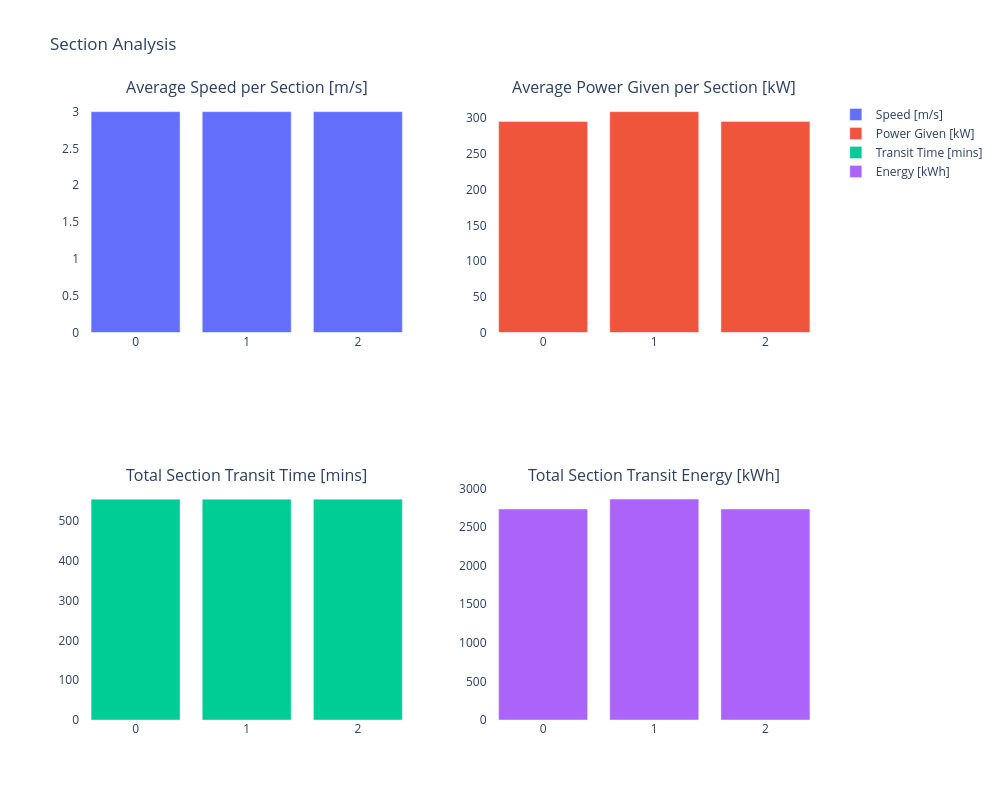

The code cell stored with this chart in its notebook:
### Code cell
# Calculate average speed
average_speed = df_eventtable_energy_fuel['distance (m)'] / df_eventtable_energy_fuel['duration (s)']

# Calculate durations in minutes
durations = [
    (row['stop time'] - row['start time']).total_seconds() / 60
    for _, row in df_eventtable_energy_fuel.iterrows()
]

# Create 2x2 subplot figure
fig = make_subplots(rows=2, cols=2, subplot_titles=[
    'Average Speed per Section [m/s]',
    'Average Power Given per Section [kW]',
    'Total Section Transit Time [mins]',
    'Total Section Transit Energy [kWh]'
])

# Add bar charts to subplots
fig.add_trace(go.Bar(x=df.index, y=average_speed, name='Speed [m/s]'), row=1, col=1)
fig.add_trace(go.Bar(x=df.index, y=df_eventtable_energy_fuel['P_given (kW)'], name='Power Given [kW]'), row=1, col=2)
fig.add_trace(go.Bar(x=df.index, y=durations, name='Transit Time [mins]'), row=2, col=1)
fig.add_trace(go.Bar(x=df.index, y=df_eventtable_energy_fuel['total_energy (kWh)'], name='Energy [kWh]'), row=2, col=2)

# Update layout
fig.update_layout(
    height=800,
    width=1000,
    title_text='Section Analysis',
    plot_bgcolor='white'
)

fig.show()

### Figure 1 — Plotly figure (JSON) as saved in the notebook; plotly's stock layout.template omitted (floating-point values rounded to 4 significant figures)
{"data": [{"name": "Speed [m/s]", "type": "bar", "x": [0, 1, 2, 3, 4, 5], "xaxis": "x", "y": [3.0, 3.0, 3.0], "yaxis": "y"}, {"name": "Power Given [kW]", "type": "bar", "x": [0, 1, 2, 3, 4, 5], "xaxis": "x2", "y": [295.3, 309.2, 295.3], "yaxis": "y2"}, {"name": "Transit Time [mins]", "type": "bar", "x": [0, 1, 2, 3, 4, 5], "xaxis": "x3", "y": [555.6, 555.6, 555.6], "yaxis": "y3"}, {"name": "Energy [kWh]", "type": "bar", "x": [0, 1, 2, 3, 4, 5], "xaxis": "x4", "y": [2735.0, 2863.0, 2735.0], "yaxis": "y4"}], "layout": {"annotations": [{"font": {"size": 16}, "showarrow": false, "text": "Average Speed per Section [m/s]", "x": 0.225, "xanchor": "center", "xref": "paper", "y": 1, "yanchor": "bottom", "yref": "paper"}, {"font": {"size": 16}, "showarrow": false, "text": "Average Power Given per Section [kW]", "x": 0.775, "xanchor": "center", "xref": "paper", "y": 1, "yanchor": "bottom", "yref": "paper"}, {"font": {"size": 16}, "showarrow": false, "text": "Total Section Transit Time [mins]", "x": 0.225, "xanchor": "center", "xref": "paper", "y": 0.375, "yanchor": "bottom", "yref": "paper"}, {"font": {"size": 16}, "showarrow": false, "text": "Total Section Transit Energy [kWh]", "x": 0.775, "xanchor": "center", "xref": "paper", "y": 0.375, "yanchor": "bottom", "yref": "paper"}], "height": 800, "plot_bgcolor": "white", "title": {"text": "Section Analysis"}, "width": 1000, "xaxis": {"anchor": "y", "domain": [0, 0.45]}, "xaxis2": {"anchor": "y2", "domain": [0.55, 1]}, "xaxis3": {"anchor": "y3", "domain": [0, 0.45]}, "xaxis4": {"anchor": "y4", "domain": [0.55, 1]}, "yaxis": {"anchor": "x", "domain": [0.625, 1]}, "yaxis2": {"anchor": "x2", "domain": [0.625, 1]}, "yaxis3": {"anchor": "x3", "domain": [0, 0.375]}, "yaxis4": {"anchor": "x4", "domain": [0, 0.375]}}}
